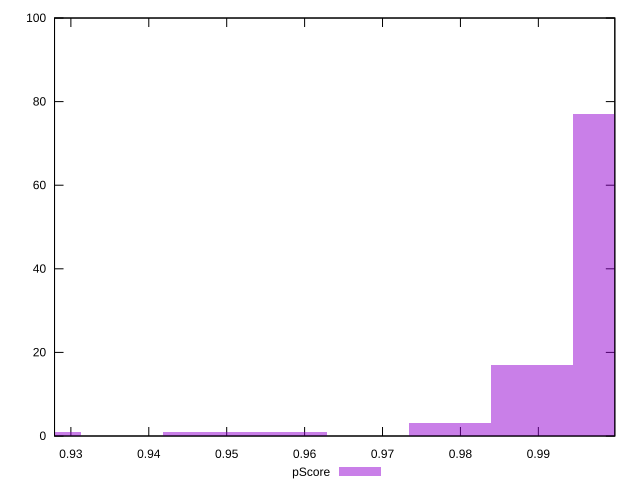

gnuplot code for this plot:
reset

$pScore <<EOF
0.9997555452078261 77
0.989231802626691 17
0.9576605748832859 1
0.947136832302151 1
0.978708060045556 3
0.926089347139881 1
EOF

set key outside below
set boxwidth 0.01052374258113501
set xrange [0.9279016635842662:0.9998155958911281]
set yrange [0:100]
set trange [0:100]
set style fill transparent solid 0.5 noborder
set terminal svg size 640, 490 enhanced background rgb 'white'
set output "report_00017_2021-02-10T15-08-03.406Z/mainthread-work-breakdown/samples/pages+cached+noadtech/pScore/histogram.svg"

plot $pScore title "pScore" with boxes

reset
